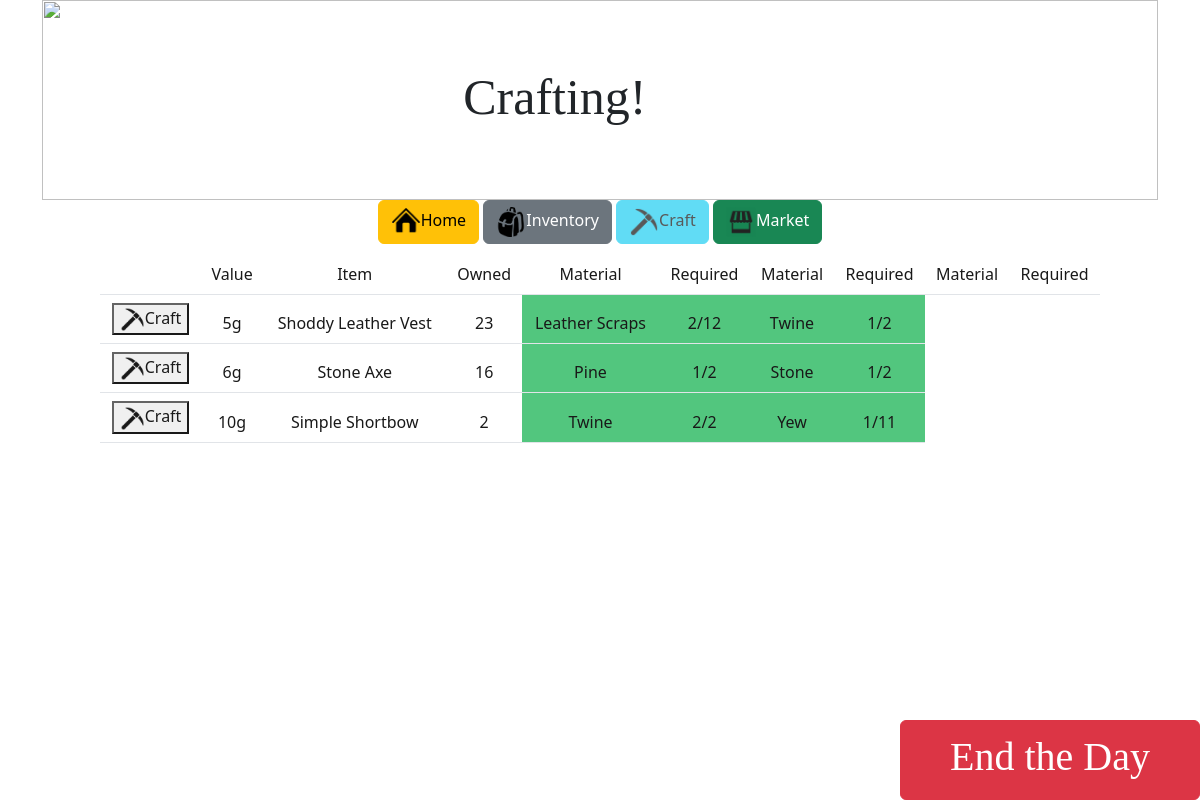
The app's page /craft with its own data.
### tables this page shows
CREATE TABLE recipes (
    m1_id INTEGER NOT NULL,
    m1_amt INTEGER NOT NULL,
    m2_id INTEGER, m2_amt INTEGER,
    m3_id INTEGER, m3_amt INTEGER,
    creation_id INTEGER NOT NULL
);

CREATE TABLE creations (
    id INTEGER PRIMARY KEY AUTOINCREMENT NOT NULL,
    name TEXT NOT NULL,
    base_price INTEGER NOT NULL
);

CREATE TABLE 'creations_inventory' (
    creation_id INTEGER NOT NULL, 'amount' INTEGER NOT NULL DEFAULT 0,
    FOREIGN KEY(creation_id) REFERENCES creations(id)
);

CREATE TABLE materials (
    id INTEGER PRIMARY KEY AUTOINCREMENT NOT NULL,
    name TEXT NOT NULL,
    base_price INTEGER NOT NULL
);

CREATE TABLE 'materials_inventory' (
    mat_id INTEGER NOT NULL, amount INTEGER DEFAULT 0,
    FOREIGN KEY(mat_id) REFERENCES materials(id)
);

### app.py (the view, shortened to what this page needs)
@app.route("/craft", methods=["GET", "POST"])
def craft():
    if request.method == "GET":
        recipes = db.execute("""SELECT c.name, c.base_price, ci.amount AS owned, m1.name AS m1_name, m1_amt, i1.amount AS i1_amt,
                                m2.name AS m2_name, m2_amt, i2.amount AS i2_amt,
                                m3.name AS m3_name, m3_amt, i3.amount AS i3_amt, c.id
                                FROM recipes
                                LEFT JOIN materials AS m1 ON recipes.m1_id = m1.id
                                LEFT JOIN materials_inventory AS i1 ON recipes.m1_id = i1.mat_id
                                LEFT JOIN materials AS m2 ON recipes.m2_id = m2.id
                                LEFT JOIN materials_inventory AS i2 ON recipes.m2_id = i2.mat_id
                                LEFT JOIN materials AS m3 ON recipes.m3_id = m3.id
                                LEFT JOIN materials_inventory AS i3 ON recipes.m3_id = i3.mat_id
                                JOIN creations c ON recipes.creation_id = c.id
                                JOIN creations_inventory ci ON recipes.creation_id = ci.creation_id ORDER BY c.base_price""")
        return render_template("craft.html", recipes=recipes)

### templates/craft.html (shortened to what this page needs)
{% extends "layout.html" %}
{% block head %}
<link href="/static/craft.css" rel="stylesheet">
{% endblock %}
{% block body %}
<div class="container">
    <img src="/static/scroll.png" class="overhead">
    <div class="centered">Crafting!</div>
</div>
<div class="container" id="navbutton">
    <a href="{{ url_for('index') }}" class="btn btn-warning">
        <img src="/static/home.png" style="width:30px">Home</a>
    <a href="{{ url_for('inventory') }}" class="btn btn-secondary">
        <img src="/static/inventory.png" style="width:30px">Inventory</a>
    <button class="btn btn-info" disabled>
        <img src="/static/Pickaxe.png" style="width:30px">Craft</button>
    <a href="{{ url_for('market') }}" class="btn btn-success">
        <img src="/static/market.png" style="width:30px">Market</a>
    <table class="table" style="width: 1000px; opacity: 0.9; margin: 10px auto">
        <thead>
            <tr>
                <td></td>
                <td>Value</td>
                <td>Item</td>
                <td>Owned</td>
                <td>Material</td>
                <td>Required</td>
                <td>Material</td>
                <td>Required</td>
                <td>Material</td>
                <td>Required</td>
            </tr>
            {% for recipe in recipes %}
            <form action="/craft" method="post">
                <tr>
                    <td><button type="submit" name="id" value="{{ recipe.id }}"><img src="/static/Pickaxe.png" style="width: 25px">Craft</button></td>
                    <td>{{ recipe.base_price }}g</td>
                    <td>{{ recipe.name }}</td>
                    <td>{{ recipe.owned }}</td>
                    {% if recipe.m1_amt > recipe.i1_amt %}
                    <td id="uncraftable">{{ recipe.m1_name }}</td>
                    <td id="uncraftable">{{ recipe.m1_amt }}/{{ recipe.i1_amt }}</td>
                    {% else %}
                    <td id="craftable">{{ recipe.m1_name }}</td>
                    <td id="craftable">{{ recipe.m1_amt }}/{{ recipe.i1_amt }}</td>
                    {% endif %}
                    {% if recipe.m2_name %}
                    {% if recipe.m2_amt > recipe.i2_amt %}
                    <td id="uncraftable">{{ recipe.m2_name }}</td>
                    <td id="uncraftable">{{ recipe.m2_amt }}/{{ recipe.i2_amt }}</td>
                    {% else %}
                    <td id="craftable">{{ recipe.m2_name }}</td>
                    <td id="craftable">{{ recipe.m2_amt }}/{{ recipe.i2_amt }}</td>
                    {% endif %}
                    {% endif %}
                </tr>
            </form>
            {% endfor %}
        </thead>
    </table>
</div>
<div style="position: fixed; bottom: 0; right: 0">
    <btn class="btn btn-danger" id="end_day">End the Day</btn>
</div>
{% endblock %}

### templates/layout.html (shortened to what this page needs)
<!DOCTYPE html>
<html lang="en">
    <head>
        <link href="/static/style.css" rel="stylesheet">
        {% block head %}{% endblock %}
        <link href="https://cdn.jsdelivr.net/npm/bootstrap@5.3.3/dist/css/bootstrap.min.css" rel="stylesheet">
    </head>
    <body id="background">
        {% block body %}{% endblock %}
    </body>
</html>

### static/style.css (style rules this page uses)
#background { background-image:url('/static/Village.png'); background-repeat: no-repeat; background-attachment: fixed; background-size: cover; }
#navbutton { position: relative; }

### static/craft.css (style rules this page uses)
#craftable { background-color: #40c070; }
.centered { position: absolute; top: 30%; left: 38%; transform translate(-50%, -50%); font-size: 50px; font-family: luminari, fantasy; }
.container { position: relative; text-align: center; }
.overhead { width: 100%; height: 200px; position: center; }
#end_day { width: 300px; height: 80px; font-size: 40px; font-family: cursive; }

### records on screen
recipes: base_price "5", name "Shoddy Leather Vest", owned "23", m1_name "Leather Scraps", m1_amt "2", i1_amt "12", m2_name "Twine", m2_amt "1", i2_amt "2"
recipes: base_price "6", name "Stone Axe", owned "16", m1_name "Pine", m1_amt "1", i1_amt "2", m2_name "Stone", m2_amt "1", i2_amt "2"
recipes: {{ recipe.id }} 3 (drawn), base_price "10", name "Simple Shortbow", owned "2", m1_name "Twine", m1_amt "2", i1_amt "2", m2_name "Yew", m2_amt "1", i2_amt "11"
